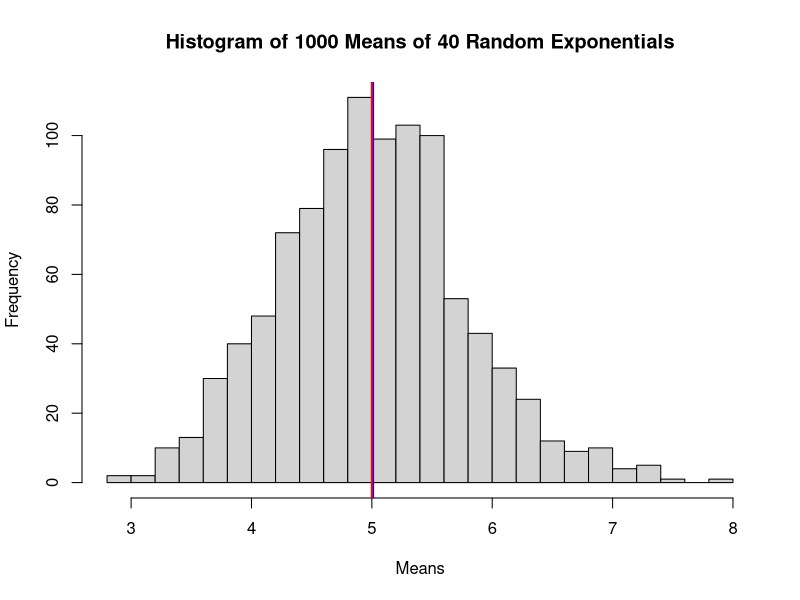
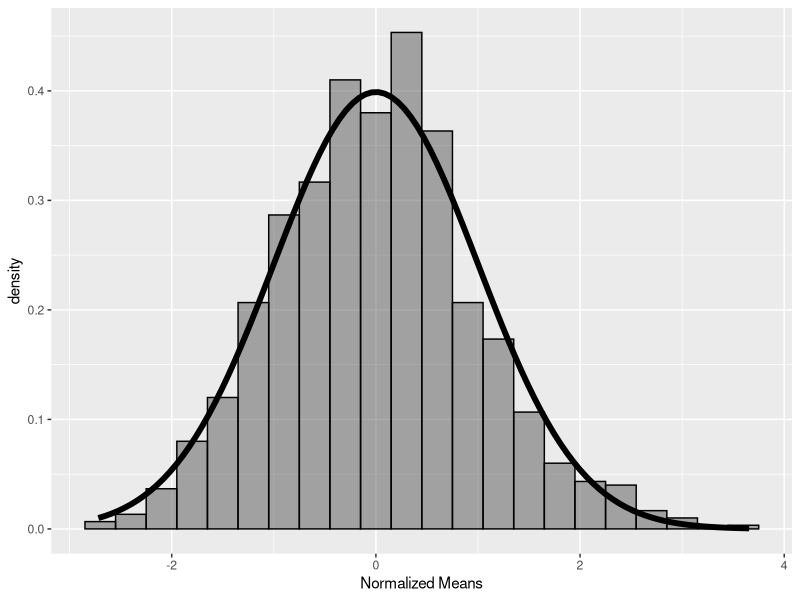

Recreate these plots in R, in order.
## ---- chunk 1
library('ggplot2')
set.seed(12)
pop.mean <- 1/0.2
pop.sd <- 1/0.2
pop.var <- pop.sd^2
true.sd.sample = pop.sd/sqrt(40)
true.var.sample = true.sd.sample^2

mns = NULL
for (i in 1 : 1000) mns = c(mns, mean(rexp(40,0.2)))
sampleMin <- min(mns)
sampleMax <- max(mns)
sampleMean <- mean(mns)
sampleSd <- sd(mns)
sampleVar <- var(mns)
## ---- chunk 2
hist(mns, breaks=30, xlab="Means", main="Histogram of 1000 Means of 40 Random Exponentials")
abline(v=sampleMean, col="blue", lwd=2)
abline(v=pop.mean, col="red", lwd=2)
## ---- chunk 3
mnsNorm <- sqrt(40)*(mns - pop.mean)/(pop.sd)
q <- ggplot(data.frame(mnsNorm),aes(x=mnsNorm)) + geom_histogram(alpha = .50, colour = "black",binwidth=.3,aes(y = ..density..)) + xlab("Normalized Means")
q <- q + stat_function(fun = dnorm, size = 2)
q
